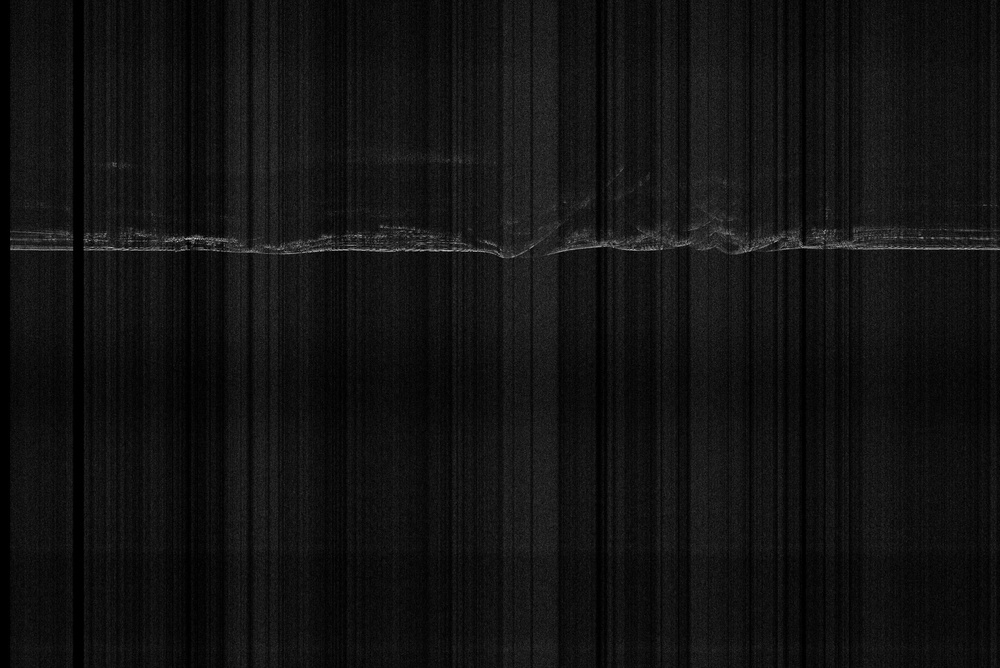
#> input picture automate/246001_2045_4092_shift2_compressed.jpg, 1000 x 668 px, shrunk from 3064 x 2048 before the run
$ python depthAdj.py ../automate/246001_2045_4092_shift2_compressed.jpg ../automate/dechirp.tif 1.0 out.png   (older library calls are emulated)
#> lines starting #> are read from the running program, lines starting #| are printed output that depends on the picture; after the words box and inside, x2 and y2 are one past the last pixel; in counts of white or black regions, pixels touching at a corner belong together
from PIL import Image
import numpy as np
import sys, scipy.ndimage, warnings

# Michael Christoffersen, October 2017
# Python 2.7

# Usage:
# python nadir_depthadj.py [path_to_cluttergam] [path_to_radargram] [dielectric_constant] [output name]

# Depth correcting software for radargrams.
# Takes in a cluttergram with a nadir trace
# and an image of the real data. It will find
# the nadir trace (which must be the specified color)
# and adjust the timing of all data below it with
# the specified dielectric constant

# Paths to the cluttergram with nadir track and the data
clut_path = sys.argv[1] #'./UTSIM_1294501000-v1.5-4096-Sim.png'
data_path = sys.argv[2] #'./s_01294501_tiff.tif'
# Color of the nadir trace in the cluttergram
nadir_color = [50,255,255]
# Dielectric constant to adjust with
dc = float(sys.argv[3]) #3.2
# Speed of light used to make cluttergram
ospd = 3e8

print("Nadir color = " + str(nadir_color))
print("Speed of light used in cluttergram = " + str(ospd))
print("Loading images...")
#Open the images with PIL
clut_img = Image.open(clut_path)
#> clut_img is the input picture: PIL image 1000x668 L; min 0, max 203, mean 17.9
data_img = Image.open(data_path)
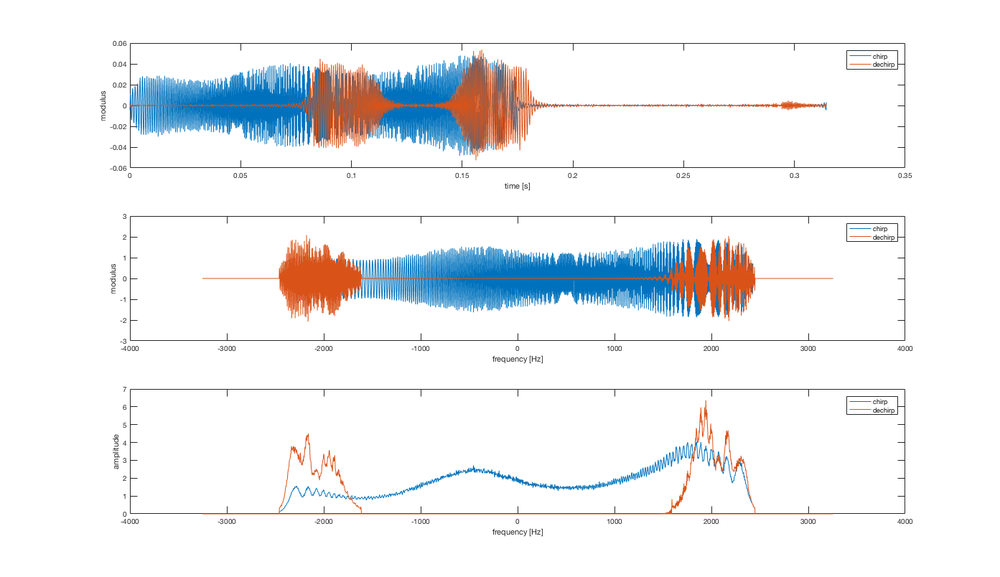
#> input picture automate/dechirp.tif, 1000 x 577 px, shrunk from 1393 x 804 before the run
#> data_img is the input picture: PIL image 1000x577 RGB; mean R, G, B 238.7, 240.3, 242.3

# Read the image data into arrays
#clut = np.array(clut_img)
clut = scipy.misc.imread(clut_path, flatten=False, mode='RGB')
#> clut: shape (668, 1000, 3); min 0, max 203, mean 17.9
data = np.array(data_img)

if(clut.shape[1] != data.shape[1]):
	sys.exit("Error: clutter and data lengths do not match (" + str(clut.shape[1]) + ", " + str(data.shape[1]) + ")")

# Make empty array for depth corrected data
adj_data = np.zeros(data.shape)
# Array to hold the nadir position for each trace
nad_loc = np.zeros(len(clut[0])).astype('int16')
#> nad_loc = 1000 values from 0 to 0

# Calculate speed of light with dielectric constant
# spdfrac is used to do the adjusting
nspd = 3e8/(dc**.5)
spdfrac = nspd/ospd

warnings.simplefilter("ignore", UserWarning) # getting rid of a dumb warning

# Find the location of the first return in the cluttergram using the nadir_color
# variable.
print("Finding nadir location in cluttergram...")
match0 = (clut[:,:,0] == nadir_color[0])
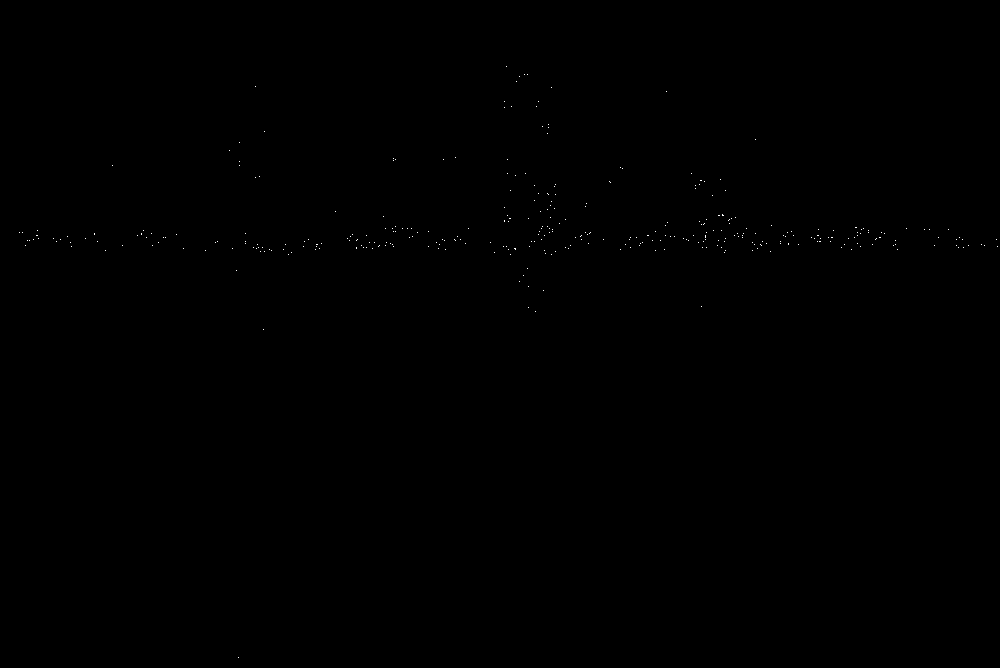
#> match0: shape (668, 1000) bool; 0.06% white in thin lines or dots, all inside (x1, y1, x2, y2) = (19, 66, 998, 658)
match1 = (clut[:,:,1] == nadir_color[1])
#> match1: shape (668, 1000) bool; every value is 0
match2 = (clut[:,:,2] == nadir_color[2])
matchall = np.logical_and(match0, match1, match2)
nad_loc = np.where(matchall)
#> nad_loc = (empty array, empty array)

# This loops through the data, it copies everything above the nadir to
# the new array with no change and compresses everything below the nadir
# with the scipy zoom function, then copies it over to the new radargram
print("Adjusting data...")
dlen = len(data)
#> dlen = 577
dwidth = len(data[0])
#> dwidth = 1000
for i in range(dwidth):
	sys.stdout.write(str(round(100*float(i)/dwidth))+"%\r") # making the % display
	sys.stdout.flush()
#> (the run stopped early here; a loop or call above may not have finished)
